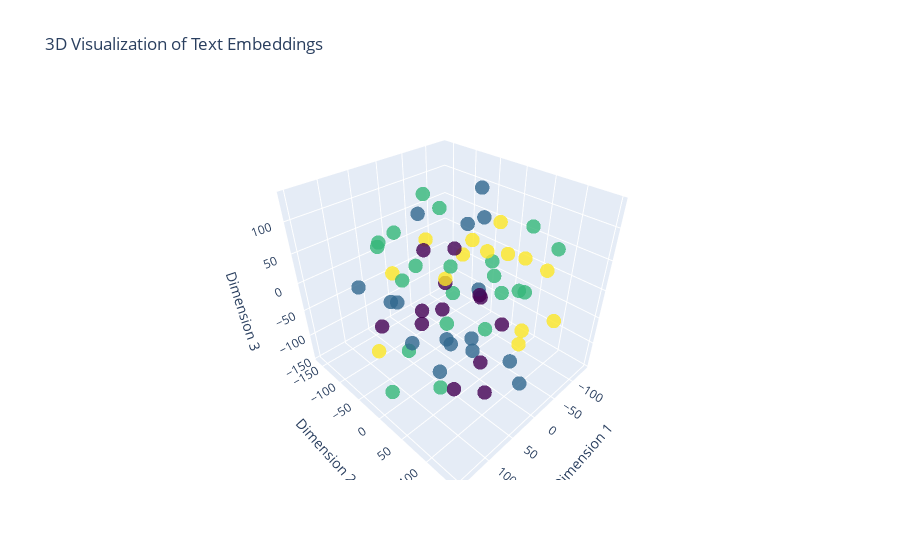

Here is the notebook cell this chart was saved with:
### Markdown cell above
## Embedding Visualization

### Code cell
batch = next(iter(valid_dataloader))

label, text, offsets = batch

text = text.to(device)
offsets = offsets.to(device)

embedded = model.embedding(text, offsets)

embeddings_numpy = embedded.cpu().detach().numpy()

embedded_3d = TSNE(n_components=3, random_state=0).fit_transform(embeddings_numpy)

trace = go.Scatter3d(
    x=embedded_3d[:, 0],
    y=embedded_3d[:, 1],
    z=embedded_3d[:, 2],
    mode='markers',
    marker=dict(
        size=5,
        color=label.cpu().numpy(),  # Color by label
        colorscale='Viridis',
        opacity=0.8
    ),
    text=[f'Label: {ag_news_label[l.item() + 1]}' for l in label]  # Hover text
)

layout = go.Layout(
    title='3D Visualization of Text Embeddings',
    scene=dict(
        xaxis_title='Dimension 1',
        yaxis_title='Dimension 2',
        zaxis_title='Dimension 3'
    )
)

fig = go.Figure(data=[trace], layout=layout)
fig.show()

### Figure 1 — Plotly figure (JSON) as saved in the notebook; plotly's stock layout.template omitted (floating-point values rounded to 4 significant figures)
{"data": [{"marker": {"color": [1, 0, 1, 2, 2, 2, 1, 0, 0, 1, 2, 2, 3, 3, 0, 1, 1, 2, 1, 3, 1, 3, 3, 1, 0, 2, 2, 2, 2, 1, 3, 2, 0, 2, 1, 3, 0, 2, 2, 2, 0, 1, 1, 0, 3, 0, 2, 2, 3, 0, 1, 3, 1, 2, 2, 2, 1, 3, 0, 3, 3, 3, 2, 0], "colorscale": [[0, "#440154"], [0.1111, "#482878"], [0.2222, "#3e4989"], [0.3333, "#31688e"], [0.4444, "#26828e"], [0.5556, "#1f9e89"], [0.6667, "#35b779"], [0.7778, "#6ece58"], [0.8889, "#b5de2b"], [1, "#fde725"]], "opacity": 0.8, "size": 5}, "mode": "markers", "text": ["Label: Sports", "Label: World", "Label: Sports", "Label: Business", "Label: Business", "Label: Business", "Label: Sports", "Label: World", "Label: World", "Label: Sports", "Label: Business", "Label: Business", "Label: Sci/Tec", "Label: Sci/Tec", "Label: World", "Label: Sports", "Label: Sports", "Label: Business", "Label: Sports", "Label: Sci/Tec", "Label: Sports", "Label: Sci/Tec", "Label: Sci/Tec", "Label: Sports", "Label: World", "Label: Business", "Label: Business", "Label: Business", "Label: Business", "Label: Sports", "Label: Sci/Tec", "Label: Business", "Label: World", "Label: Business", "Label: Sports", "Label: Sci/Tec", "Label: World", "Label: Business", "Label: Business", "Label: Business", "Label: World", "Label: Sports", "Label: Sports", "Label: World", "Label: Sci/Tec", "Label: World", "Label: Business", "Label: Business", "Label: Sci/Tec", "Label: World", "Label: Sports", "Label: Sci/Tec", "Label: Sports", "Label: Business", "Label: Business", "Label: Business", "Label: Sports", "Label: Sci/Tec", "Label: World", "Label: Sci/Tec", "Label: Sci/Tec", "Label: Sci/Tec", "Label: Business", "Label: World"], "type": "scatter3d", "x": [-21.4, 6.956, 103.2, 14.88, -56.9, -97.55, 38.58, 107.7, 48.51, -72.01, 80.55, -80.55, -133.8, 120.5, -34.19, -0.891, 80.4, 58.88, -22.91, -14.04, -53.7, -34.36, 1.085, 30.46, -65.86, 57.03, -3.139, -57.46, -63.52, 22.16, 8.24, 93.4, 91.44, -124.8, 49.35, -128.2, -5.891, 31.25, 71.92, 38.19, 51.71, 35.61, 46.04, -56.04, 34.72, 104.2, -37.99, 135.8, -76.58, 36.12, 99.58, -114.6, -44.66, -11.92, -5.106, 20.87, 65.79, -86.28, 41.04, 150.3, 10.78, -85.57, -35.0, -42.97], "y": [13.91, 49.84, -99.8, -122.9, 120.1, 51.97, -0.2555, 42.32, -25.3, -22.22, 45.11, 50.55, 19.89, 7.885, 12.68, 43.09, 100.9, -22.39, 87.52, 107.9, -8.077, 58.88, -65.68, 15.77, 35.1, 45.98, 52.51, 14.3, -103.4, -118.6, 16.33, -5.335, -68.36, -14.98, -24.51, -54.95, -39.33, -89.25, -83.98, 95.55, 43.22, 146.6, -55.97, -83.69, 137.9, 95.13, -62.11, 5.193, 119.1, 90.6, -29.39, -20.05, -24.92, 107.2, -75.14, -161.6, 43.05, -52.03, 83.75, 5.533, -14.94, 91.27, -50.18, -121.9], "z": [-129.9, 10.35, 0.8459, 47.62, 88.83, 80.83, -144.6, 18.12, -30.96, -51.55, -113.8, -21.99, -0.8964, 82.77, -25.66, 125.7, 13.75, 52.27, -104.0, -26.4, 133.9, 65.73, 52.68, -81.25, -88.43, 41.27, -50.26, 24.63, 68.94, -79.03, 64.82, -67.41, -60.79, -81.66, 124.5, -16.42, -65.74, -16.54, 68.49, 81.65, 102.8, -62.92, -114.9, -60.55, -1.002, -60.47, -126.9, -111.1, -39.11, -123.4, 9.818, 55.96, 76.32, 38.51, 118.9, 9.431, -32.78, 22.89, -64.81, -23.72, 12.21, 30.48, -3.26, -6.748]}], "layout": {"scene": {"xaxis": {"title": {"text": "Dimension 1"}}, "yaxis": {"title": {"text": "Dimension 2"}}, "zaxis": {"title": {"text": "Dimension 3"}}}, "title": {"text": "3D Visualization of Text Embeddings"}}}
